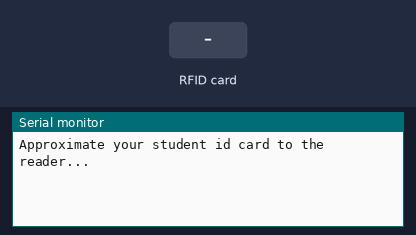
Bench run of a sketch on a simulated Arduino Uno, built with avr-gcc and run on an emulated ATmega328P. Shown: the last lines printed to the serial monitor. The inputs (shaded band) are chosen by the test bench.

Above: at 1.2 s.
1.3 s: RFID card D0 ED 82 32 held to the reader
At 2.4 s:
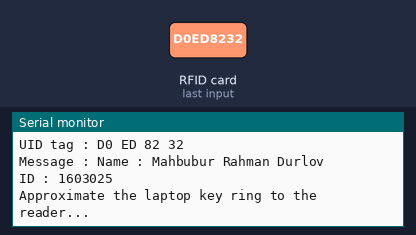
2.8 s: RFID card 29 02 5C A3 held to the reader
At 5.2 s:
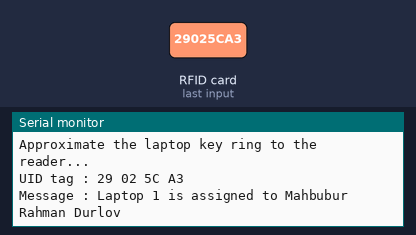
5.8 s: RFID card 5E 7A 19 C4 held to the reader
At 8.2 s:
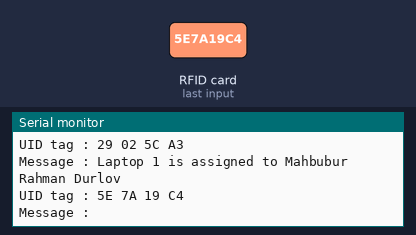
8.8 s: RFID card 29 02 5C A3 held to the reader
At 9.4 s:
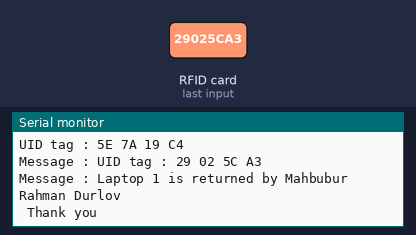

Measured:
- after the input at 1.3 s, the serial monitor: prints a new line at once (image 1)
- after the input at 2.8 s, the serial monitor: prints a new line after 1.6 s (image 2)
- after the input at 5.8 s, the serial monitor: prints a new line after 1.6 s (image 3)
- after the input at 8.8 s, the serial monitor: prints a new line at once (image 4)

The sketch:

rfid_system.ino
```cpp
#include <SPI.h>
#include <MFRC522.h>

#define SS_PIN 10
#define RST_PIN 9
MFRC522 mfrc522(SS_PIN, RST_PIN);   // Create MFRC522 instance.

bool c = 0;
bool r = 0;

void setup()
{
  Serial.begin(9600);   // Initiate a serial communication
  SPI.begin();      // Initiate  SPI bus
  mfrc522.PCD_Init();   // Initiate MFRC522
  Serial.println("Approximate your student id card to the reader...");
  Serial.println();

}
void loop()
{


  // Look for new cards
  if ( ! mfrc522.PICC_IsNewCardPresent())
  {
    return;
  }
  // Select one of the cards
  if ( ! mfrc522.PICC_ReadCardSerial())
  {
    return;
  }
  //Show UID on serial monitor
  Serial.print("UID tag :");
  String content= "";
  byte letter;
  for (byte i = 0; i < mfrc522.uid.size; i++)
  {
     Serial.print(mfrc522.uid.uidByte[i] < 0x10 ? " 0" : " ");
     Serial.print(mfrc522.uid.uidByte[i], HEX);
     content.concat(String(mfrc522.uid.uidByte[i] < 0x10 ? " 0" : " "));
     content.concat(String(mfrc522.uid.uidByte[i], HEX));
  }
  Serial.println();
  Serial.print("Message : ");
  content.toUpperCase();
  if (content.substring(1) == "D0 ED 82 32" ) //change here the UID of the card/cards that you want to give access
  {
    Serial.println("Name : Mahbubur Rahman Durlov");
    Serial.println("ID : 1603025");
    Serial.println();
    Serial.println("");
    Serial.println("Approximate the laptop key ring to the reader...");
  Serial.println();
  c = 1;

    delay(3000);
  }
  else if (content.substring(1) == "29 02 5C A3" && c==1){
    Serial.println("Laptop 1 is assigned to Mahbubur Rahman Durlov");
    c=0;
    r=1;
    content.substring(1) == "";
     delay(3000);
  }
else if (content.substring(1) == "29 02 5C A3" && r==1){
    Serial.println("Laptop 1 is returned by Mahbubur Rahman Durlov \n Thank you");
    c=0;
    r=0;
     delay(3000);
  }

}
```
